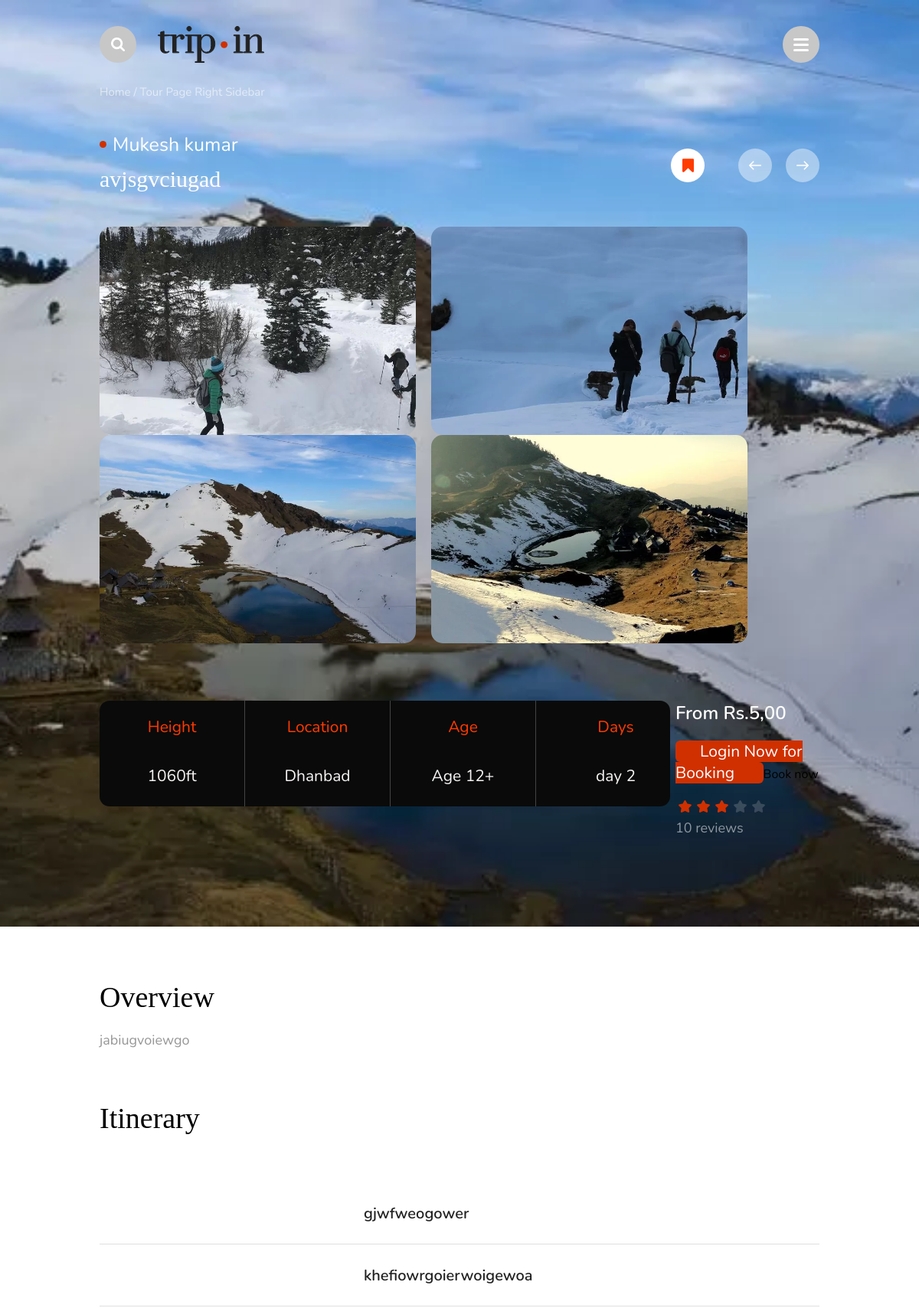
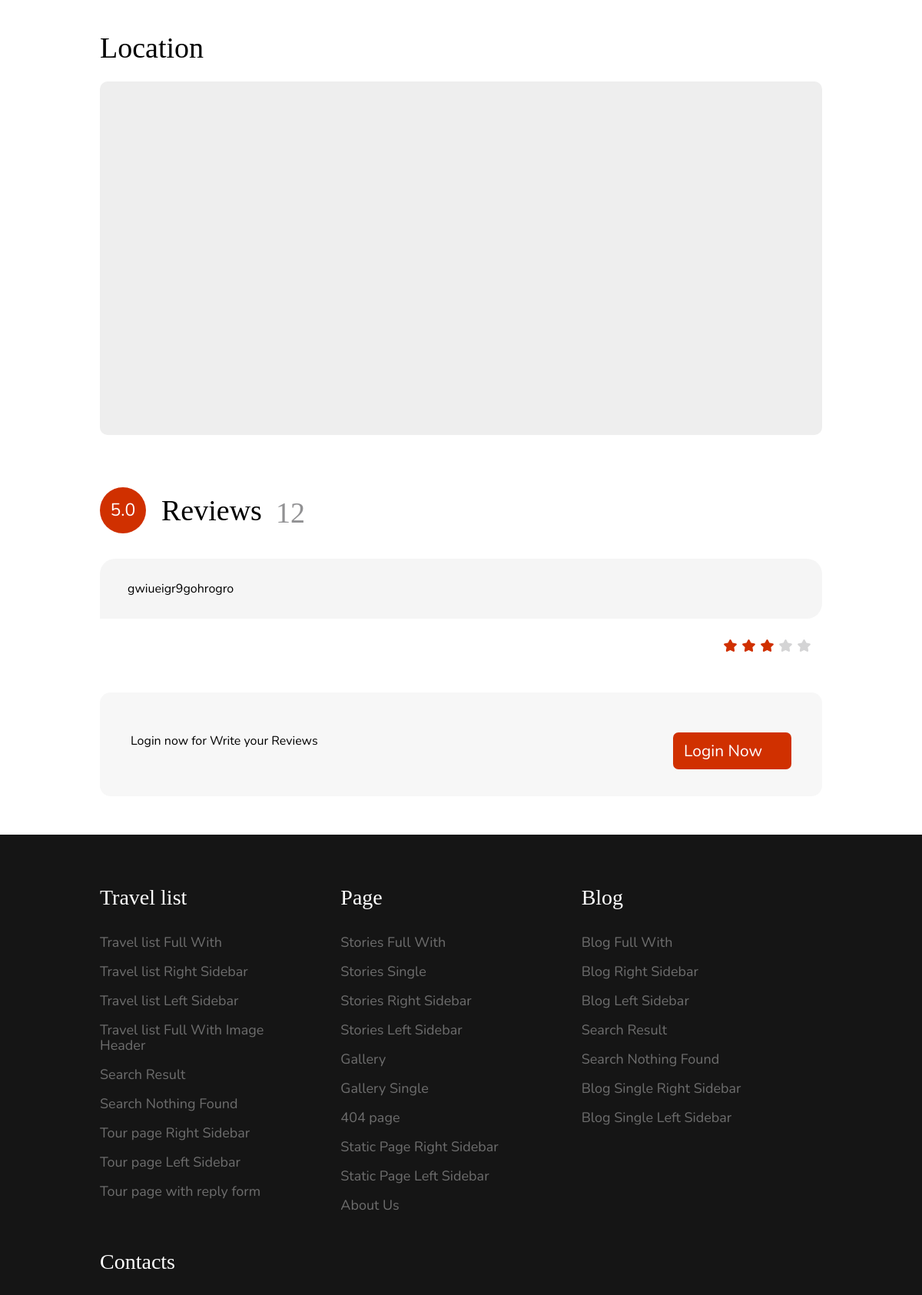
/trecks?tid=3b9d8634-210f-4a91-b6ba-74fb2fc73e2b (upper part), run on the app's committed database (2 pictures, top to bottom).
### home/models.py (models this page shows)
class Treck(BaseModel):
    treckcat= models.ForeignKey(trekcategory, on_delete=models.CASCADE)
    Name = models.CharField(max_length=100)
    short_desc = models.CharField(max_length=1000)
    long_desc = models.TextField()
    days = models.CharField(max_length=20, null=True, blank=True)
    distance = models.CharField(max_length=100)
    height = models.CharField(max_length=100)
    age = models.CharField(max_length=100)
    location = models.CharField(max_length=100)
    Price = models.CharField(max_length=100)
    image= models.ImageField(upload_to ='treck-image')
    class Meta:
        ordering =['created_at']

class Treck_Image(BaseModel):
    treckimg = models.ForeignKey(Treck, on_delete=models.CASCADE)
    treckimage = models.ImageField(upload_to= 'trecks/treckname')
    class Meta:
        ordering =['-created_at']

class Itinerary (BaseModel):
    treck = models.ForeignKey(Treck, on_delete=models.CASCADE)
    Sitinerary = models.CharField(max_length= 200)

class review(BaseModel):
    ureview = models.ForeignKey(usersignup, on_delete=models.CASCADE, null=True, blank=True)
    treckreview = models.ForeignKey(Treck, on_delete=models.CASCADE, null=True, blank=True)
    reviews = models.TextField()
    review_number = models.IntegerField( default='0' ,null=True,blank=True)

### home/views.py (the view, shortened to what this page needs)
# urls.py: path('trecks',treck, name='treck'),
def treck(request):
    Trakid_obj = request.GET.get('tid')
    print("@@@@@@@@@@@@@")
    print(Trakid_obj)
    treckcat_obj = trekcategory.objects.all()
    choose_obj = Treck.objects.filter(id=Trakid_obj)
    Itinerary_obj = Itinerary.objects.filter(treck=Trakid_obj)
    trckimage_obj = Treck_Image.objects.filter(treckimg__id=Trakid_obj)
    rvies = review.objects.filter(treckreview=Trakid_obj )
    context = {'trekcat':treckcat_obj,'choose_obj':choose_obj,'trck_img':trckimage_obj,'iter_obj':Itinerary_obj,'rvies':rvies}
    print(rvies)
    return render(request, 'trecksdetail.html',context)

### templates/trecksdetail.html (shortened to what this page needs)
{% extends "Base.html" %}
{% load static %}
{% block body %}
 <div class="tour_page right-sidebar">
 {% for choose in choose_obj %}
            <div class="tour_page_head" style="background-image: url({{choose.image.url}})">
                <div class="breadcrumbs">
                    <div class="wrap">
                        <div class="wrap_float">
                            <a href="#">Home</a>
                            <span class="separator">/</span>
                            <a href="#">Tour Page Right Sidebar</a>
                        </div>
                    </div>
                </div>
                <div class="header_content" id="head">
                    <div class="wrap">
                        <div class="wrap_float">
                            <div class="top-info">
                                <h1 class="country">{{choose.Name}}</h1>
                                <h5 class="tour_title">
                                    {{choose.short_desc}}
                                </h5>
                                <div class="controls">
                                    <div class="add_bookmark fav-button">
                                        <i class="not-added bouncy"></i>
                                    </div>
                                    <div class="arrows" id="tour-head-slider-arrows">
                                        <div class="arrow prev"></div>
                                        <div class="arrow next"></div>
                                    </div>
                                </div>
                            </div>
                            <div class="slider_wrap">
                                <div class="slider lightgallery" id="tour-head-slider">
                                {% for trckimg in trck_img  %}
                                <a href="{{trckimg.treckimage.url}}" class="slide">
                                        <img src="{{trckimg.treckimage.url}}" alt="">
                                    </a>
                                {% endfor %}
                                </div>
                            </div>
                            <div class="bottom-info">
                                <div class="bottom-info-left">
                                    <div class="search-tour">
                                        <div class="search-form">
                                            <div class="num-col">
                                                <div class="label">Height</div>
                                               <div class="labe"> {{choose.height}}</div>
                                            </div>
                                            <div class="num-col">
                                                <div class="label">Location</div>
                                                 <div class="labe"> {{choose.location}}</div>
                                            </div>
                                            <div class="num-col">
                                                <div class="label">Age</div>
                                                 <div class="labe"> {{choose.age}}</div>
                                            </div>
                                            <div class="num-col last">
                                                <div class="label">Days</div>
                                                 <div class="labe">{{choose.days}}</div>
                                            </div>
                                        </div>
                                        </div>
                                </div>
                                <div class="bottom-info-right">
                                    <div class="info">
                                        <div class="cost"> From {{choose.Price}}</div>
                                    </div>
                                    {% if not request.user.is_authenticated  %}
                                    <a class="btn button " href="{% url 'loginauth' %}">
                                     <span> Login Now </span>
                                     <span> for Booking </span>
                                    </a>
                                    {% else %}
                                    <a class="btn button " href="{% url 'booktreck'%}?tid={{choose.id}}">
                                     <span>Book now</span>
                                    </a>
                                    {% endif %}
                                <span>Book now</span>
                                    <div class="rating">
                                        <div class="rating-stars">
                                            <div class="star filled"></div>
                                            <div class="star filled"></div>
                                            <div class="star filled"></div>
                                            <div class="star"></div>
                                            <div class="star"></div>
                                        </div>
                                        <div class="rating-text">10 reviews</div>
                                    </div>
                                </div>
                            </div>
                        </div>
                    </div>
                </div>
            </div>
            <div class="tour_page_body">
                <div class="wrap">
                    <div class="wrap_float">
                        <div class="left_content">
                            <div class="overview js-section content-block" id="overview">
                                <h2 class="title">Overview</h2>
                                <p class="description">
                                   {{choose.long_desc}}
                                </p>
                            </div>
                            <div class="included js-section content-block" id="included">
                                <h2 class="title">Itinerary</h2>
                               <div class="programm" id="programm-days">
                                     {% for iter_obj in iter_obj %}
                                    <div class="day_item">
                                        <div class="day_item-head">
                                            <div class="preview">
                                                <div class="image">
                                                </div>
                                            </div>
                                            <div class="_title">{{iter_obj.Sitinerary}}</div>
                                        </div>
                                    </div>
                                      {% endfor %}
                                </div>
                            </div>
                            <div class="location js-section content-block" id="location">
                                <h3 class="title">Location</h3>
                                <div class="map">
                                    <div id='map' style='width: 400px; height: 300px;'></div>
                                </div>
                            </div>
                            <div class="comments-block js-section" id="reviews">
                                <div class="title_wrap">
                                    <div class="val">5.0</div>
                                    <h2 class="title">Reviews</h2>
                                    <div class="counter">12</div>
                                </div>
                                <div class="comments">
                                    {% for rviess in rvies  %}
                                    <div class="comment_item">
                                        <div class="comment_item_top">
                                            <p>
                                              {{rviess.reviews}}
                                            </p>
                                        </div>
                                        <div class="comment_item_bottom">
                                            <div class="rating">
                                                <div class="rating-stars">
                                                    <div class="star filled"></div>
                                                    <div class="star filled"></div>
                                                    <div class="star filled"></div>
                                                    <div class="star"></div>
                                                    <div class="star"></div>
                                                </div>
                                            </div>
                                        </div>
                                    </div>
                                   {% endfor %}
                                </div>
                            </div>
                            <div class="write_comment">
                            {% if not request.user.is_authenticated %}
                             <form  method="POST"  >
                                <div class="bottom">
                                    <div class="files">
                                       <h2> Login now for Write your Reviews</h2>
                                    </div>
                                    <a class="submit button " href="{% url 'loginauth' %}">Login Now
                                    </a>
                                </div>
                                </form>
                                 {% endif %}
                            </div>
                        </div>
                    </div>
                </div>
            </div>
        </div>
            {% endfor %}
        </div>
{% endblock body %}

### data on the page
Treck: image (picture), Name "Mukesh kumar", short_desc "avjsgvciugad", height "1060ft", location "Dhanbad", age "Age 12+", days "day 2", Price "Rs.5,00", long_desc "jabiugvoiewgo"
Treck_Image: treckimage (picture)
Treck_Image: treckimage (picture)
Treck_Image: treckimage (picture)
Treck_Image: treckimage (picture)
Itinerary: Sitinerary "gjwfweogower"
Itinerary: Sitinerary "khefiowrgoierwoigewoa"
review: reviews "gwiueigr9gohrogro"
